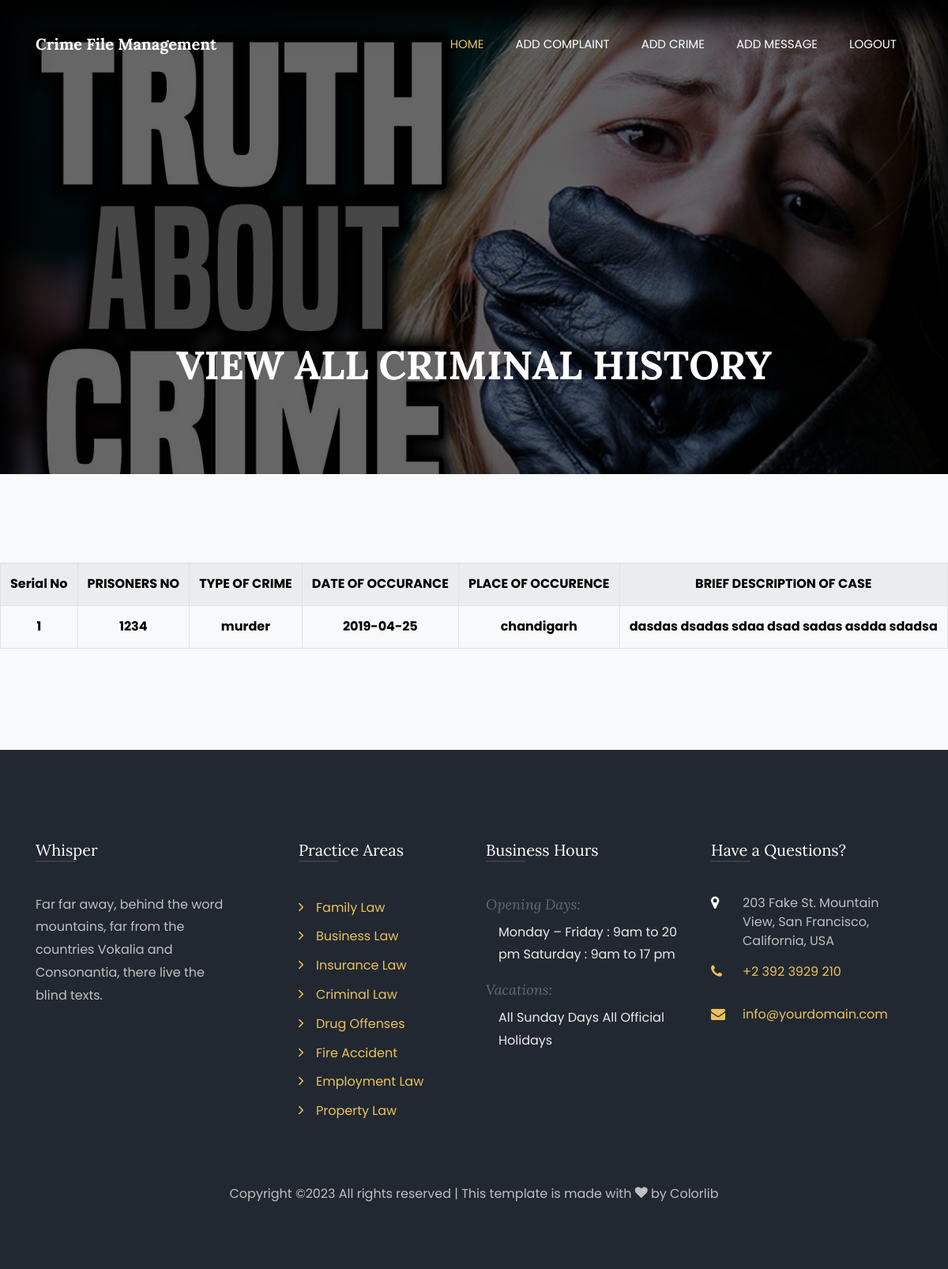
Screenshot of /s_history/ (signed in) with the database file from the repository.
### crime/models.py (models this page shows, shortened)
class Addhistory(models.Model):
	p_id = models.AutoField(primary_key=True)
	p_no=models.CharField(max_length=100)
	type1=models.CharField(max_length=100)
	date=models.CharField(max_length=100)
	place=models.CharField(max_length=100)
	case1=models.TextField(max_length=100)

### crime/views.py (the view)
# urls.py: path('s_history/',views.s_history),
def s_history(request):
	if request.session.has_key('email'):
		email = request.session['email']
		data=Addhistory.objects.all()
		return render(request,"template/viewhistory2.html", {"usernames" : email,"alldata":data})
	else:
		return redirect('/login/')

### crime/template/viewhistory2.html (shortened to what this page needs)
{% load static %}
{% include 'template/usermenu.html' %}
    <section class="hero-wrap hero-wrap-2"
    style="background-image: url({% static 'my/12.jpg' %});" data-stellar-background-ratio="0.5">
      <div class="overlay"></div>
      <div class="container">
        <div class="row no-gutters slider-text align-items-end justify-content-center">
          <div class="col-md-9 ftco-animate pb-5 text-center">
            <h1 class="mb-3 bread">VIEW ALL CRIMINAL HISTORY </h1>
            <p class="breadcrumbs"><span class="mr-2">
          </div>
        </div>
      </div>
    </section>
   <section class="ftco-section bg-light">
      <div class="container-fluid">
        <div class="row">
          <table class="table table-striped table-bordered">
            <tr>
                <th>Serial No</th>
                <th>PRISONERS NO</th>
                <th>TYPE OF CRIME</th>
                <th>DATE OF OCCURANCE</th>
                <th>PLACE OF OCCURENCE</th>
                <th>BRIEF DESCRIPTION OF CASE</th>
              </tr>
              {% for single in alldata %}
                <tr>
                    <th>{{single.p_id}}</th>
                    <th>{{single.p_no}}</th>
                    <th>{{single.type1}}</th>
                    <th>{{single.date}}</th>
                    <th>{{single.place}}</th>
                    <th>{{single.case1}}</th>
                  </tr>
          {% endfor %}
        </table>
        </div>
      </div>
    </section>
    {% include 'template/userfooter.html' %}

### crime/template/viewhistory2.html (style rules this page uses)
th { text-align: center; color: black; }

### rows the page displays
Addhistory: p_id "1", p_no "1234", type1 "murder", date "2019-04-25", place "chandigarh", case1 "dasdas dsadas sdaa dsad sadas asdda sdadsa"
